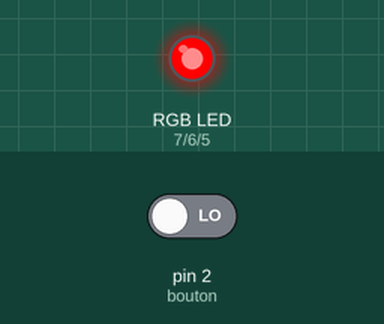
Bench run of a sketch on a simulated Arduino Uno, built with avr-gcc and run on an emulated ATmega328P. On the bench: an RGB LED mixed from three pins (HIGH = lit). Dashed ring = blinking. Inputs (shaded band) come from the test bench; at power-on: pin 2 (bouton) LOW. Dim RGB values are drawn brighter than linear.

Above: at 1.2 s.
1.3 s: pin 2 (bouton) driven HIGH
At 4.0 s:
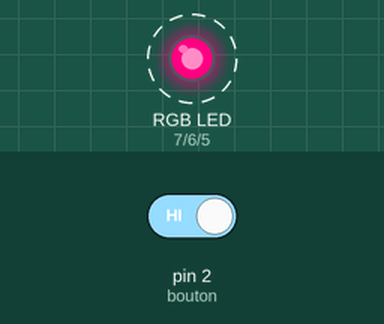
4.3 s: pin 2 (bouton) driven LOW
At 5.0 s:
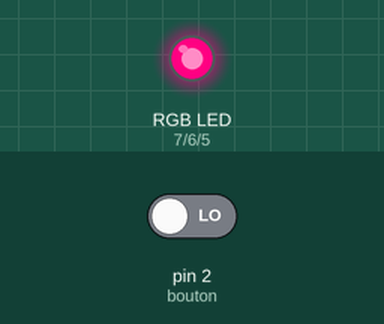
5.8 s: pin 2 (bouton) driven HIGH
At 6.4 s:
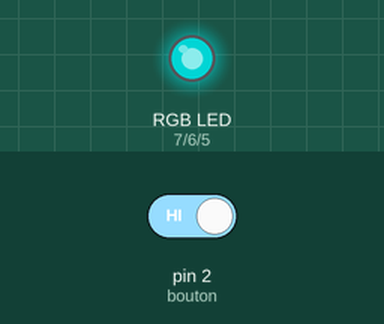
Timing chart, 0 to 14.8 s (numbered marks = the images above; inputs shaded):
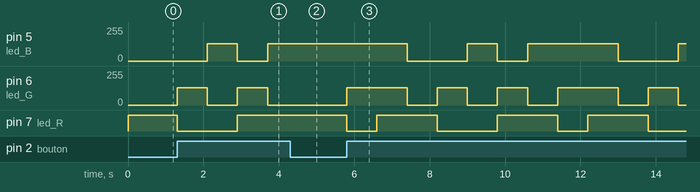

The sketch:

programme_principal.ino
```cpp
// setup pour initialiser la carte

#define led_B 5

#define led_G 6

#define led_R 7

#define bouton 2


int couleur = 0; //Correspond au mode de lumière (quel couleur)


void setup() { // début du setup

pinMode(led_B, OUTPUT) ; // initialise le port numérique led_B comme sortie
pinMode(led_G, OUTPUT) ; // initialise le port numérique led_G comme sortie
pinMode(led_R, OUTPUT) ; // initialise le port numérique led_R comme sortie
pinMode(bouton, INPUT); // initialise le port numérique bouton comme entrée

arbitrage_couleur(couleur); //Initialise la couleur de la led
} // fin du setup


// cette boucle va se répéter sans arrêt
void loop() { // début de la boucle

  if (digitalRead(bouton) == HIGH) {
    couleur= couleur + 1; // On passe au prochain mode
    if (couleur == 7) { // Si on dépasse le nombre de mode de couleur prédéfini, on retourne au premier
      couleur = 0;
    }

    arbitrage_couleur(couleur); // Actualise la led
    delay(800); //Delai de 1 secondes pour avoir un switch de couleur fiable
  }

}

void arbitrage_couleur(int col) {
  if (col == 0) {  // Allumer la LED en rouge
    setColor(130, 0, 0);
  }

  if (col == 1) {  // Allumer la LED en vert
    setColor(0, 130, 0);
  }
  if (col == 2) {  // Allumer la LED en bleu
    setColor(0, 0, 130);
  }
  if (col == 3) {  // Allumer la LED en jaune
    setColor(130, 130, 0);
  }
  if (col == 4) {  // Allumer la LED en violet
    setColor(130, 0, 130);
  }
  if (col == 5) {  // Allumer la LED en cyan
    setColor(0, 130, 130);
  }
  if (col == 6) {  // Allumer la LED en blanc
    setColor(130, 130, 130);
  }
}

void setColor(int redValue, int greenValue, int blueValue) {
  // Régler l'intensité lumineuse de chaque couleur
  analogWrite(led_R, redValue);
  analogWrite(led_G, greenValue);
  analogWrite(led_B, blueValue);
}
```

Measured:
- after the input at 1.3 s, pin 5 (led_B): 0/255 → 130/255 after 0.80 s, → 0/255 0.80 s later, → 130/255 0.80 s later; pin 6 (led_G): alternates 130/255 for 0.80 s and 0/255 for 0.80 s, starting at once; pin 7 (led_R): HIGH → LOW at once, → HIGH 1.6 s later
- after the input at 4.3 s, pin 6 (led_G): stays 0/255 (without the input it goes to 130/255 after 0.20 s); pin 7 (led_R): stays HIGH (without the input it goes to LOW after 0.20 s)
- after the input at 5.8 s, pin 5 (led_B): goes 0/255 1.6 s, 130/255 0.80 s, 0/255 0.80 s, 130/255 2.4 s, 0/255 1.6 s, then 130/255, starting after 1.6 s; pin 6 (led_G): 0/255 → 130/255 at once, → 0/255 1.6 s later, → 130/255 0.80 s later, → 0/255 0.80 s later, … (10 changes in this stretch)
